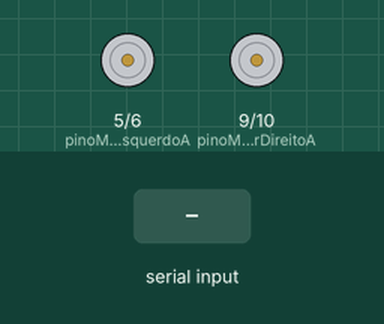
Recording of a sketch running on a simulated Arduino Uno, built with avr-gcc and run on an emulated ATmega328P. Shown: motor-driver pin pairs drawn as motors (green arrow = first pin HIGH = forward, orange = second pin HIGH = backward, longer = more drive). The inputs (shaded band) are chosen by the test bench.

Above: at 1.2 s.
1.3 s: "90,45\n" received over Serial
At 1.6 s:
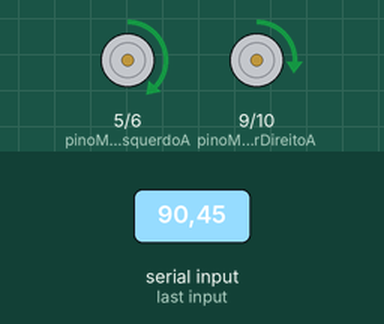
2.8 s: "30,150\n" received over Serial
At 4.0 s:
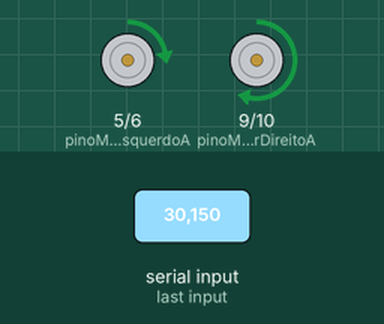
4.3 s: "1,90\n" received over Serial
At 5.1 s:
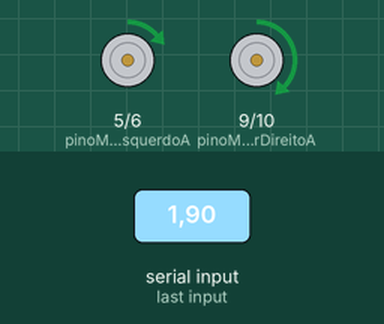
Timing chart, 0 to 7.3 s (numbered marks = the images above; inputs shaded):
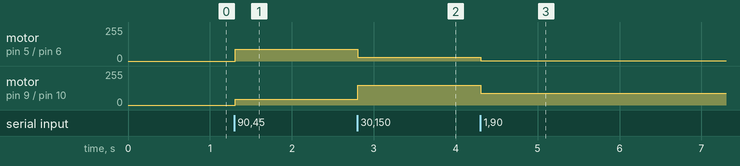

The sketch:

arduino_code.ino
```cpp
/*
===============================================================================
    Projeto: BuzzLine - Versão Controle PID (Apenas P implementado)

    - Recebe uma string "VelEsquerda,VelDireita\n" da Raspberry Pi.
    - Aplica o PWM (0 a 255) nos motores em tempo real.
===============================================================================
*/

// --- Pinos da Ponte H L9110 ---
const int pinoMotorEsquerdoA = 5;  // (L9110 A-1A) - PWM
const int pinoMotorEsquerdoB = 6;  // (L9110 A-1B) - Direção
const int pinoMotorDireitoA = 9;   // (L9110 B-1A) - PWM
const int pinoMotorDireitoB = 10;  // (L9110 B-2A) - Direção

void setup() {
  pinMode(pinoMotorEsquerdoA, OUTPUT);
  pinMode(pinoMotorEsquerdoB, OUTPUT);
  pinMode(pinoMotorDireitoA, OUTPUT);
  pinMode(pinoMotorDireitoB, OUTPUT);

  Serial.begin(9600);

  // CRÍTICO: Reduz o tempo de espera pela leitura da string para 10 milissegundos.
  // Sem isso, a leitura serial gera um lag de 1 segundo e o robô fica louco.
  Serial.setTimeout(10);

  parar();
}

void loop() {
  // Verifica se há dados da Raspberry Pi disponíveis
  if (Serial.available() > 0) {
    // Lê toda a string até achar a quebra de linha '\n' enviada pela Pi
    String comando = Serial.readStringUntil('\n');

    // Procura onde está a vírgula
    int indexVirgula = comando.indexOf(',');

    // Se encontrou a vírgula, a formatação está correta
    if (indexVirgula > 0) {
      // Separa a string em duas partes e converte para número inteiro (int)
      int velEsquerda = comando.substring(0, indexVirgula).toInt();
      int velDireita = comando.substring(indexVirgula + 1).toInt();

      // Aplica a velocidade nos motores
      moverMotores(velEsquerda, velDireita);
    }
  }
}

// --- FUNÇÃO DE CONTROLE DOS MOTORES ---

void moverMotores(int velEsq, int velDir) {
  // Configura Motor Esquerdo (Sempre indo para frente com velocidade variável)
  analogWrite(pinoMotorEsquerdoA, velEsq);
  digitalWrite(pinoMotorEsquerdoB, LOW);

  // Configura Motor Direito (Sempre indo para frente com velocidade variável)
  analogWrite(pinoMotorDireitoA, velDir);
  digitalWrite(pinoMotorDireitoB, LOW);
}

void parar() {
  digitalWrite(pinoMotorEsquerdoA, LOW);
  digitalWrite(pinoMotorEsquerdoB, LOW);
  digitalWrite(pinoMotorDireitoA, LOW);
  digitalWrite(pinoMotorDireitoB, LOW);
}
```

Measured:
- after the input at 1.3 s, motor on pin 5 (pinoMotorEsquerdoA) / pin 6 (pinoMotorEsquerdoB): stopped → forward 90/255 at once; motor on pin 9 (pinoMotorDireitoA) / pin 10 (pinoMotorDireitoB): stopped → forward 45/255 at once
- after the input at 2.8 s, motor on pin 5 (pinoMotorEsquerdoA) / pin 6 (pinoMotorEsquerdoB): forward 90/255 → forward 30/255 at once; motor on pin 9 (pinoMotorDireitoA) / pin 10 (pinoMotorDireitoB): forward 45/255 → forward 150/255 at once
- after the input at 4.3 s, motor on pin 5 (pinoMotorEsquerdoA) / pin 6 (pinoMotorEsquerdoB): forward 30/255 → forward 1/255 at once; motor on pin 9 (pinoMotorDireitoA) / pin 10 (pinoMotorDireitoB): forward 150/255 → forward 90/255 at once
